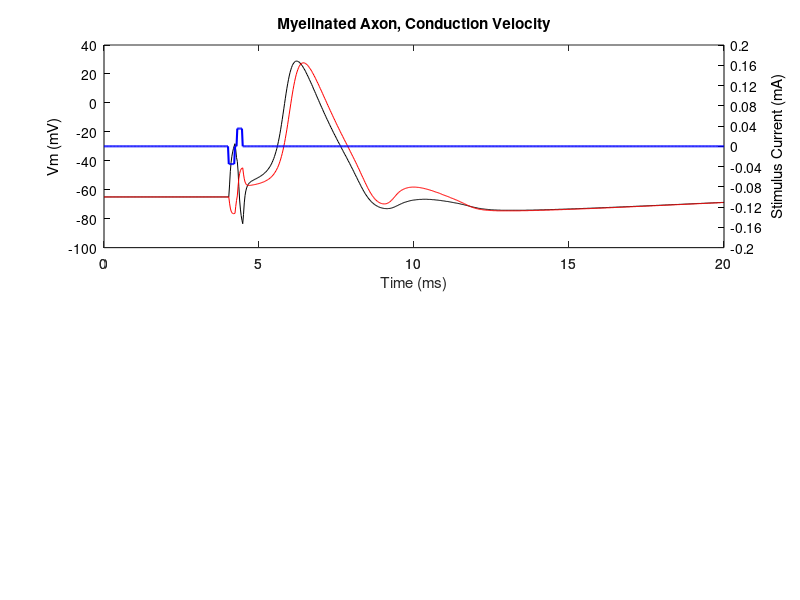

Reproduce this figure in MATLAB. (Note: this script raises an error after producing the figure.)
%% BME 504 CV Plots
%% DN, KY, MN

Mye = dlmread('CVfileMYE.txt');
StimM = Mye(1,:);
N14M = Mye(2,:);
N10M = Mye(3,:);
Un = dlmread('CVfileUN.txt');
StimU = Un(1,:);
N14U = Un(2,:);
N10U = Un(3,:);

t = linspace(0,20,801);

figure(1), clf
subplot(2,1,1)
[AX_M,H1_M,H2_M] = plotyy(t, N14M, t,StimM);
hold on
plot(t,N10M,'r')
hold off
set(get(AX_M(1),'Ylabel'),'String','Vm (mV)') 
set(get(AX_M(2),'Ylabel'),'String','Stimulus Current (mA)') 
set(H1_M,'color','k')
set(gca,'YTick', -100:20:100);
set(AX_M(2),'YTick', -0.2:0.04:0.2);
set(H2_M,'color','b')
set(AX_M,{'ycolor'},{'k';'k'})
axis(AX_M(2), [0 20 -0.2 0.2])
set(H2_M,'LineWidth',1.5)
title('Myelinated Axon, Conduction Velocity')
xlabel('Time (ms)')
legend('Node 14','Node 10','Stimulus Pulse',0)

subplot(2,1,2)
[AX_U,H1_U,H2_U] = plotyy(t, N14U, t, StimU);
hold on
plot(t,N10U,'r')
hold off
set(get(AX_U(1),'Ylabel'),'String','Vm (mV)') 
set(get(AX_U(2),'Ylabel'),'String','Stimulus Current (mA)') 
set(H1_U,'color','k')
set(AX_U(1),'YTick', -100:20:100);
set(AX_U(2),'YTick', -0.2:0.04:0.2);
set(H2_U,'color','b')
set(AX_U,{'ycolor'},{'k';'k'})
set(H2_U,'LineWidth',1.5)
title('Unmyelinated Axon, Conduction Velocity')
xlabel('Time (ms)')
legend('Node 14','Node 10','Stimulus Pulse',0)

clc